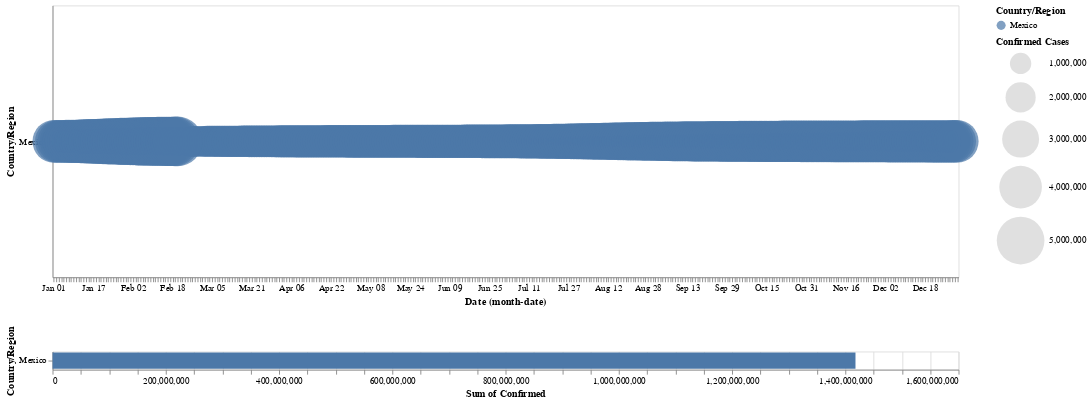

Notebook code for this chart:
### Markdown cell above
### Confirmed cases time series in Mexico

### Code cell
circle & bars

### Figure 1 — Vega-Lite specification as saved in the notebook (floating-point values rounded to 4 significant figures; data arrays with more than 128 entries replaced by an {"elided": "..."} marker saying what was removed)
{"config": {"view": {"continuousWidth": 400, "continuousHeight": 300}}, "vconcat": [{"mark": "circle", "encoding": {"color": {"condition": {"field": "Country/Region", "type": "nominal", "selection": "selector004"}, "value": "lightgray"}, "size": {"field": "Confirmed", "legend": {"title": "Confirmed Cases"}, "scale": {"range": [0, 3000]}, "type": "quantitative"}, "x": {"field": "Date", "timeUnit": "monthdate", "type": "ordinal"}, "y": {"field": "Country/Region", "type": "nominal"}}, "height": 300, "selection": {"selector004": {"type": "interval"}}, "width": 1000}, {"mark": "bar", "encoding": {"color": {"field": "Country/Region", "type": "nominal"}, "x": {"aggregate": "sum", "field": "Confirmed", "type": "quantitative"}, "y": {"field": "Country/Region", "type": "nominal"}}, "transform": [{"filter": {"selection": "selector004"}}], "width": 1000}], "data": {"name": "data-42d7f47506b511d54a44e3f9ba69d4e3"}, "$schema": "https://vega.github.io/schema/vega-lite/v4.17.0.json", "datasets": {"data-42d7f47506b511d54a44e3f9ba69d4e3": {"elided": "761 records"}}}
